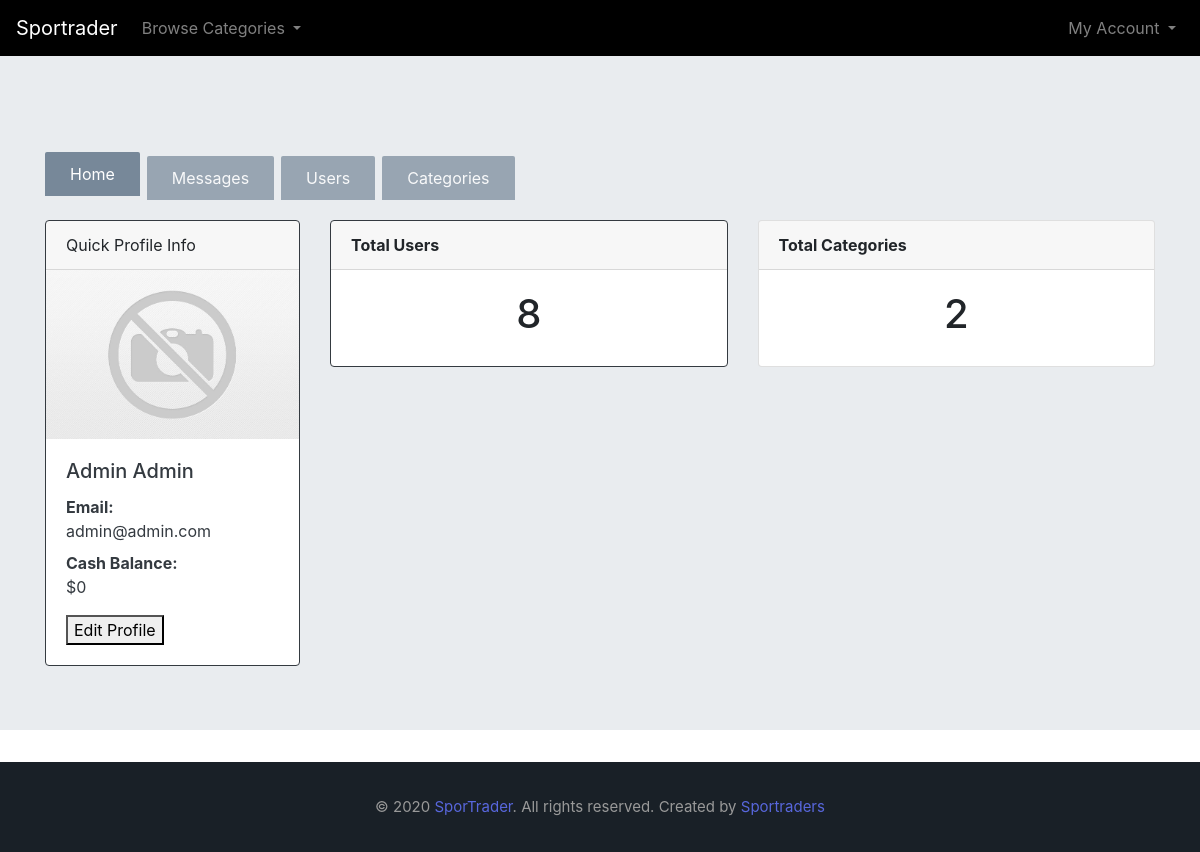
Page /admin/admin.php (signed in) on the committed database.
### tables this page shows
CREATE TABLE `User` (
  `userEmail` varchar(100) NOT NULL,
  `userFName` varchar(100) NOT NULL,
  `userLName` varchar(100) NOT NULL,
  `userType` varchar(20) NOT NULL,
  `userPassword` varchar(255) NOT NULL,
  `addressID` int(20) DEFAULT NULL,
  `userBalance` float NOT NULL,
  `userPhotoPath` varchar(255) DEFAULT NULL
);

### admin/messages/messages.php (the view, shortened to what this page needs)
<!DOCTYPE html>
<html lang="en">
<head>
</head>
<body>
</body>
</html>

### admin/admin.php (shortened to what this page needs)
<?php
include('../util/db-config.php');
function countCategories($conn) {
    $sql = "SELECT * FROM Category";
    $result = $conn->query($sql);
    $total = mysqli_num_rows($result);
    return $total;
}
function countUsers($conn) {
    $sql = "SELECT * FROM User";
    $result = $conn->query($sql);
    $total = mysqli_num_rows($result);
    return $total;
}
?>
<!DOCTYPE html>
<html>
<head>
</head>
<body>
    <div class="jumbotron jumbotron-fluid">
        <div class="container">
            <ul class="nav nav-mytabs" id="myTab" role="tablist">
                <li class="nav-item">
                    <a class="nav-link active" id="home-tab" data-toggle="tab" href="#home" role="tab" aria-controls="home" aria-selected="true">Home</a>
                </li>
                <li class="nav-item">
                    <a class="nav-link" id="messages-tab" data-toggle="tab" href="#messages" role="tab" aria-controls="messages" aria-selected="false">Messages</a>
                </li>
                <li class="nav-item">
                    <a class="nav-link" id="users-tab" data-toggle="tab" href="#users" role="tab" aria-controls="users" aria-selected="false">Users</a>
                </li>
                <li class="nav-item">
                    <a class="nav-link" id="categories-tab" data-toggle="tab" href="#categories" role="tab" aria-controls="categories" aria-selected="false">Categories</a>
                </li>
            </ul>
            <div class="tab-content mytab-content" id="myTabContent">
                <div class="tab-pane fade show active" id="home" role="tabpanel" aria-labelledby="home-tab">
                    <br>
                    <div class="row">
                        <div class="col-md-3">
                        <div class="card border-dark mb-3 " style="margin-bottom: unset!important;">
                                <?PHP
                                $userEmail = $_SESSION['userEmail'];
                                $sql = "SELECT * FROM User WHERE User.userEmail = '$userEmail' LIMIT 1;";
                                $result = $conn->query($sql);
                                $row = mysqli_fetch_assoc($result);
                                ?>
                                <div class="card-header">Quick Profile Info</div>
                                <img id="profile-pic" class="card-img-top" src="../<?PHP echo $row['userPhotoPath'] ?>" onerror="this.src='../images/placeholder.jpg';" alt="Profile picture">
                                <div class="card-body text-dark">
                                    <h5 class="card-title"><?PHP echo $row['userFName'] . " " . $row['userLName']; ?></h5>
                                    <dl>
                                        <dt>Email:</dt>
                                        <dd><?PHP echo $row['userEmail']; ?></dd>
                                        <dt>Cash Balance:</dt>
                                        <dd>$<?PHP echo $row['userBalance']; ?></dd>
                                    </dl>
                                    <button>Edit Profile</button>
                                </div>
                            </div>
                        </div>
                        <div class="col-md-9">
                            <div class="row">
                                <div class="col-md-6">
                                    <div class="card border-dark mb-3">
                                        <div class="card-header"><strong>Total Users</strong></div>
                                        <div class="card-body" align="center">
                                            <h1><?= countUsers($conn) ?></h1>
                                        </div>
                                    </div>
                                </div>
                                <div class="col-md-6 border-dark mb-3">
                                    <div class="card">
                                        <div class="card-header"><strong>Total Categories</strong></div>
                                        <div class="card-body" align="center">
                                        <h1><?= countCategories($conn) ?></h1>
                                        </div>
                                    </div>
                                </div>
                            </div>
                            <br>
                        </div>
                    </div>
                </div>
                    <?php
                    require_once('../admin/messages/messages.php');
                    ?>
                    <?php
                    require_once('users/users.php');
                    ?>
                    <?php
                    require_once('categories/categories.php');
                    ?>
            </div>
        </div>
    </div>
</body>
</html>

### admin/admin.php (style rules this page uses)
.nav-mytabs { margin-top: 2rem; }
.nav-mytabs li:not(:last-child) { margin-right: 7px; }
.nav-mytabs a { position: relative; top: 4px; padding: 10px 25px; border-radius: 2px 2px 0 0; background: lightslategray; color: white; opacity: 0.7; transition: all 0.1s ease-in-out; }
.nav-mytabs a.active, .nav-mytabs a:hover { opacity: 1; top: 0; }

### rows in the picture
user: userFName "Admin", userLName "Admin", userEmail "admin@admin.com", userBalance "0"

### other values in the picture
countUsers($conn) "8"
countCategories($conn) "2"
